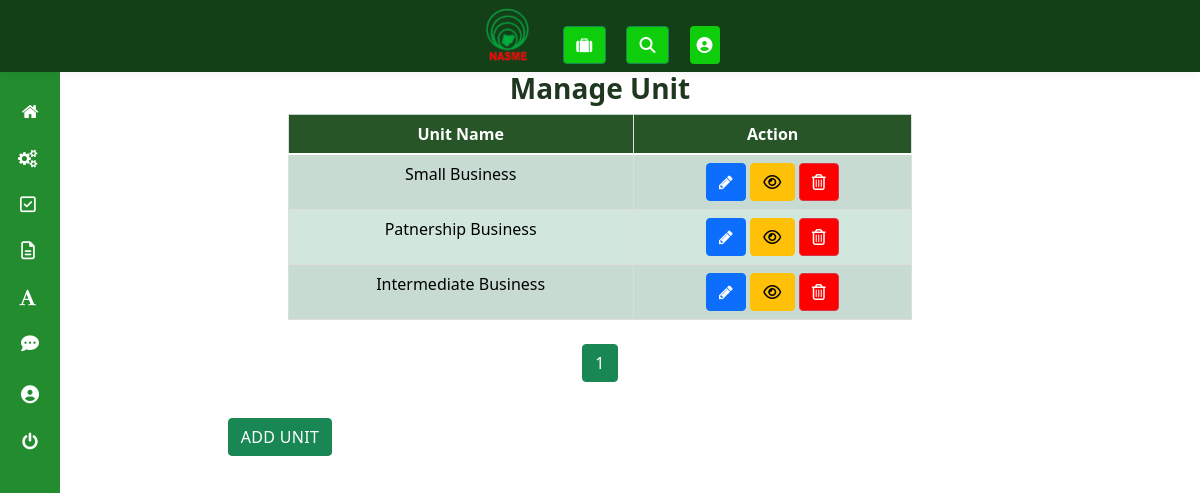
The app's page /admin/manage_units (signed in) with its own data.
### membership/models.py (models this page shows, shortened)
class Unit(db.Model):
  id = db.Column(db.Integer, primary_key=True)
  name = db.Column(db.String(50), unique=True, nullable=False)
  date_created = db.Column(db.DateTime, nullable=False,default=datetime.utcnow)
  fees_amount = db.Column(db.String(),nullable=False,default="0")
  messages_received = db.relationship('Message',
                                      foreign_keys='Message.unit_recipient_id',
                                      backref='unit_recipient', lazy='dynamic')

### membership/admins/routes.py (the view)
@admins.route("/admin/manage_units")
@admin_role_required
def manage_units():
  page = request.args.get('page', 1, type=int)
  units= Unit.query.paginate(page=page, per_page=10)
  return render_template("manage-units.html", title="Units Management", units=units)

### membership/admins/routes.py (called while the page is built)
@admins.context_processor
def inject_menu():
    dashboard_units = Unit.query.all()
    return dict(dashboard_units=dashboard_units)

### membership/admins/utils.py (called while the page is built)
def admin_role_required(func):
    @wraps(func)
    def decorated_view(*args, **kwargs):
      if current_user.is_authenticated:
        if current_user.role == "ADMIN":
          return func(*args, **kwargs)
        else:
          flash("You must log in to access this page", "info")
          return redirect(url_for('admins.admin_login', next=url_for(request.endpoint)))
      else:
          flash("You must log in to access this page", "info")
          return redirect(url_for('admins.admin_login', next=url_for(request.endpoint)))
    return decorated_view

### membership/models.py (called while the page is built)
@login_manager.user_loader
def load_user(user_id):
    return User.query.get(int(user_id))

  @property
  def is_superadmin(self):
      return self._is_superadmin

### membership/templates/manage-units.html (shortened to what this page needs)
{% extends "dashboard_layout.html" %}
{% block content %}
		<div class="container agile-tables" >
			<h3 style="text-align: center; color:rgb(31, 55, 31); font-weight:bold;" class="aka">Manage Unit</h3>
			<div class="w3l-table-info table-responsive" id="feet">
				<table id="tuble" style="text-align: center;" class="table table-success table-striped table-hover table-bordered " style="width: 85%; font-size: 14px;">
					<thead>
					  <tr>
						<th>Unit Name</th>
						<th>Action</th>
					  </tr>
					</thead>
					<tbody>
						{% for unit in units.items %}
						<tr>
							<td>{{unit.name}}</td>
							<td><a role="button" class="btn btn-primary" href="{{ url_for('admins.edit_unit', unit_id=unit.id) }}" data-toggle="tooltip" data-placement="top" title="Edit Member Profile"><i class="fa fa-pencil" aria-hidden="true" data-toggle="tooltip" data-placement="top" title="Edit Member Profile"></i></a>
								<a href=" {{ url_for('admins.manage_unit_members', unit_id=unit.id) }}" type="button" class="btn btn-warning" data-toggle="tooltip" data-placement="top" title="View Member Under Unit"><i class="fa fa-eye" aria-hidden="true" data-toggle="tooltip" data-placement="top" title="View Member Under Unit"></i></a>
								<a type="button" class="btn btn-danger" style="background: red;" data-toggle="modal" id="{{unit.id}}" dataName="{{unit.name}}" data-target="#deletemodal"  onclick="deleteFunction(this)" data-toggle="tooltip" data-placement="top" title="Delete Member Profile"><i class="fa fa-trash-o" aria-hidden="true" data-toggle="tooltip" data-placement="top" title="Delete Member Profile"></i></a>
							</td>
						</tr>
						  {% endfor %}
					</tbody>
				  </table>
						<br>
				  {% for page_num in units.iter_pages(left_edge=1, right_edge=1, left_current=1, right_current=2) %}
				  {% if page_num %}
					{% if units.page == page_num %}
					  <a class="btn btn-success mb-5"  href="{{ url_for('admins.manage_units', page=page_num) }}">{{ page_num }}</a>
					{% else %}
					  <a class="btn btn-success mb-5" href="{{ url_for('admins.manage_units', page=page_num) }}">{{ page_num }}</a>
					{% endif %}
				  {% else %}
					...
				  {% endif %}
				{% endfor %}
			  </div>
			</div>
			<br>
			<div class="addUnit">
				<button class="btn btn-success"> <a href="{{ url_for('admins.register_unit') }}" style="text-decoration:none ; color:white;">Add Unit</a></button>
			</div>
{% endblock content %}

### membership/templates/manage-units.html (style rules this page uses)
.addUnit { margin-top: -3%; margin-right: 40em; }

### records on screen
Unit: name "Small Business"
Unit: name "Patnership Business"
Unit: name "Intermediate Business"

### other values on screen
{{ page_num }} "1"
